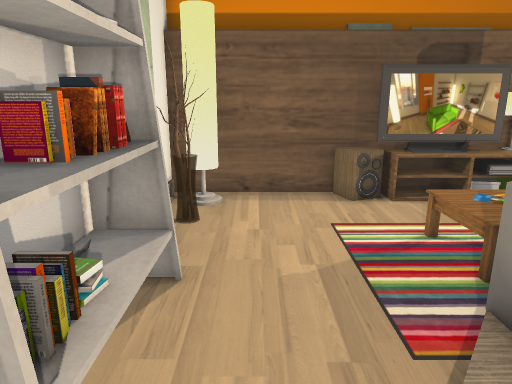
view 1 (above)

16 first-person views from a walk through a 3-D level made in the Unity game engine. The camera is 1.5 m above the floor, tilts 14° down and sees 70° across. The floor is counted in squares, 0.5 m on a side. Each view is taken from the middle of a square. On the plan, view 1 faces up. The plan holds only what a view shows up to about 20 squares ahead; the rest is blank. The place goes on beyond the plan. The player character is not drawn.

view 2
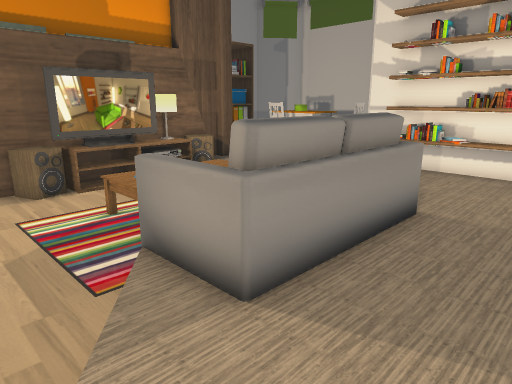

view 3
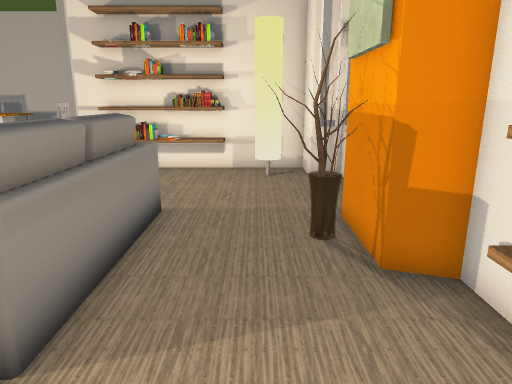

view 4
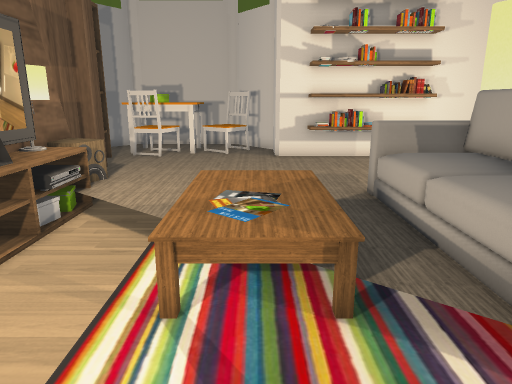

view 5
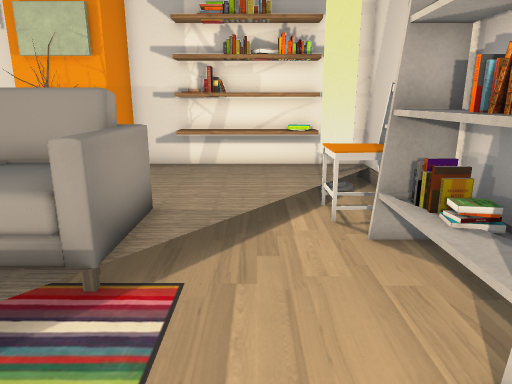

view 6
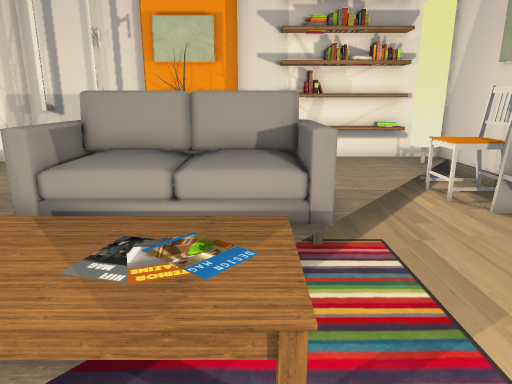

view 7
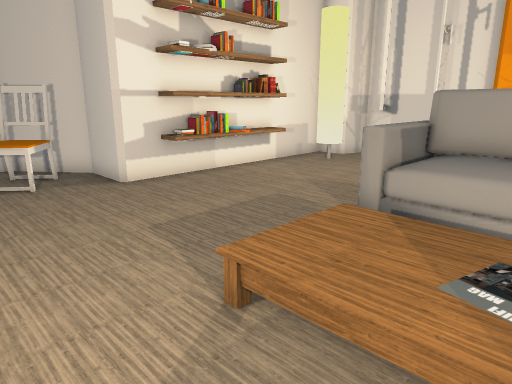

view 8
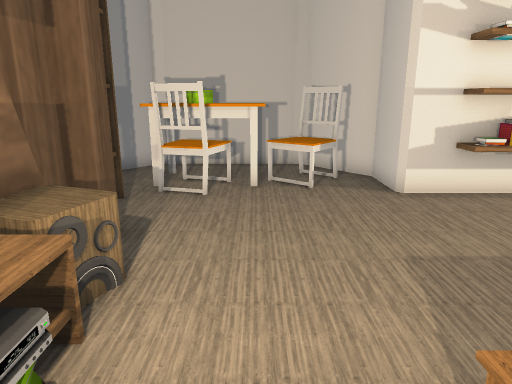

view 9
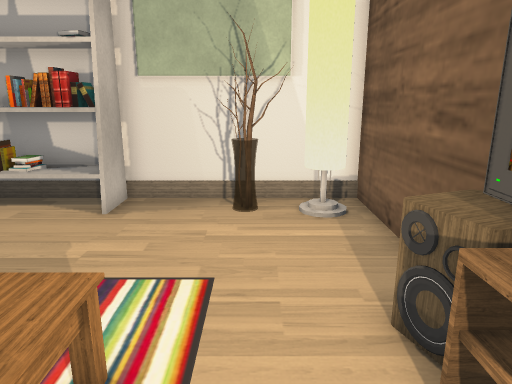

view 10
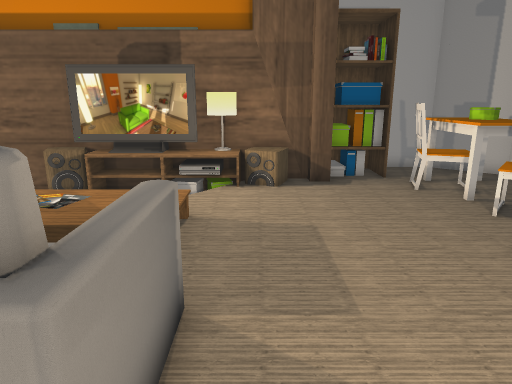

view 11
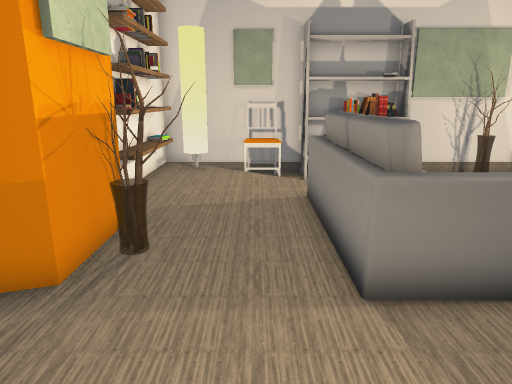

view 12
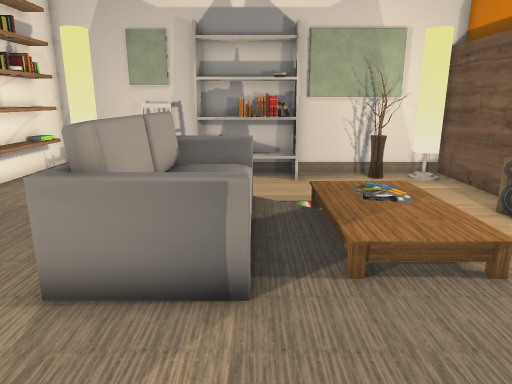

view 13
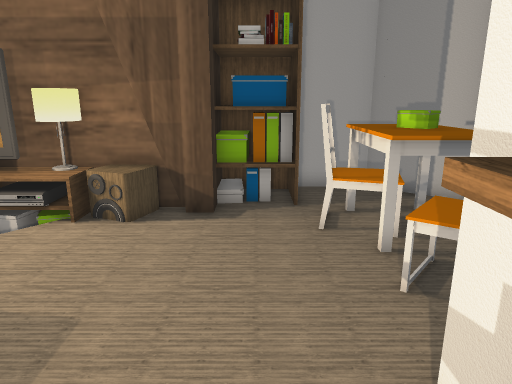

view 14
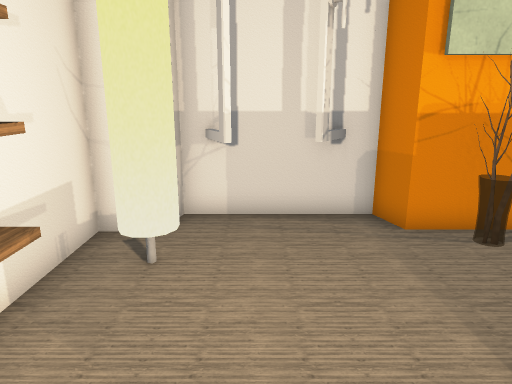

view 15
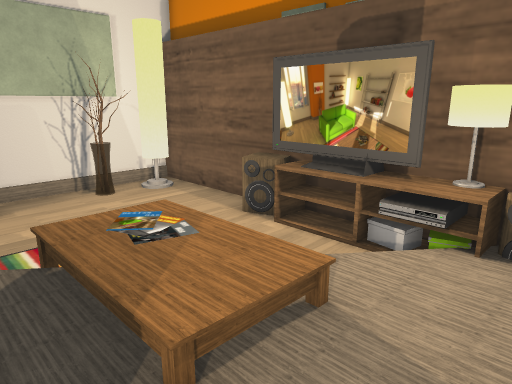

view 16
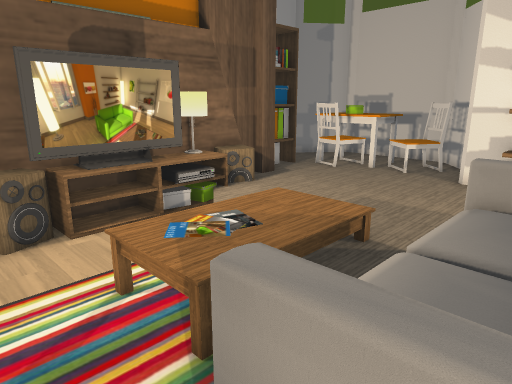

### Floor plan
Key: @ floor where view 1 was taken; # wall or solid block; . main floor; : floor 0.25 m higher than the main floor; - floor 0.25 m lower than the main floor; / step, stairs or slope; S speaker; T TV; A vase; C carpet; B table; H shelf; F sofa; I chair; O other object.
Columns run from 3 left of view 1 to 21 right of it. Each row starts with its distance up from view 1.
 16                  HHH  ###
 15                  HHH....#
 14  ######SOTTO###S##..IBBB
 13 ###---SSTTTTTOSS....IBBB
 12 ##----------/.......IBBB
 11 #A---------/.........IBB
 10 #A------CCC/.........II.
  9 #----- CB C::.......IIII#
  8 #----- CB   :.........I##
  7 HH---- CB::::.......####
  6 HH---- /...........H#
  5 HH----CC////  .....H#
  4 HH----C       .....H#
  3 HH---//FFFFFFF.....H#
  2 HH--/.FFFFFFFF.....H#
  1 III/...............H#
  0 III@...............H#
 -1 #-...............####
 -2 ##.........A.....##
 -3 ###......#AA#....#
 -4 #.HHHHHH #   #####
 -5 ###HH####    ##

Where each view was taken, in squares from view 1:
view 1: 0 up, 0 right, facing up
view 2: 2 down, 0 right, facing up-right
view 3: 1 down, 0 right, facing right
view 4: 8 up, 0 right, facing right
view 5: 10 up, 1 right, facing down
view 6: 12 up, 5 right, facing down
view 7: 12 up, 6 right, facing down-right
view 8: 11 up, 7 right, facing right
view 9: 11 up, 8 right, facing left
view 10: 0 up, 11 right, facing up
view 11: 0 up, 15 right, facing left
view 12: 5 up, 15 right, facing left
view 13: 4 up, 15 right, facing up
view 14: 5 up, 13 right, facing down
view 15: 5 up, 12 right, facing up-left
view 16: 3 up, 2 right, facing up-right
